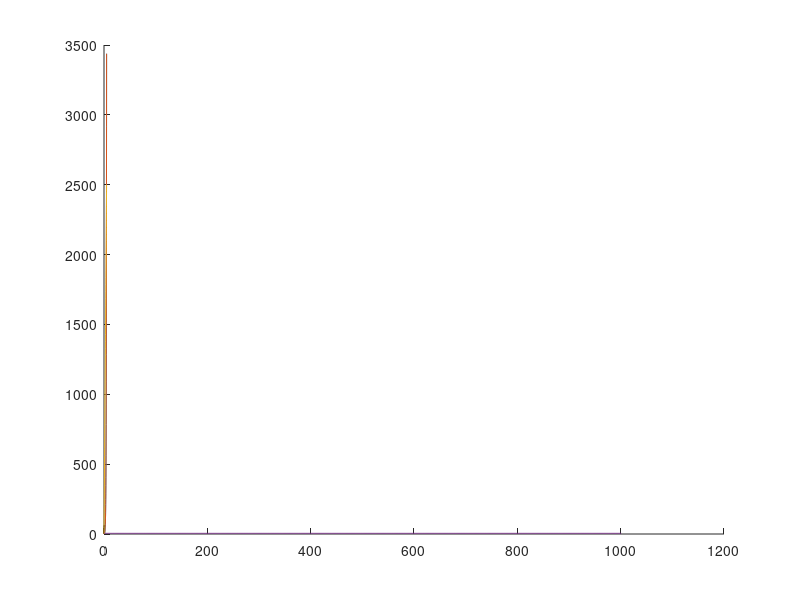

This figure's MATLAB source: (Note: this script raises an error after producing the figure.)
%% Functions

% inline functions and function handles
f = inline('1-a./x.^2','a','x')
f = @(a,x)[1-a./x.^2]

x = linspace(0,10,100);
plot(x,f(2,x))

%% Root finding

%% bisection method
f = inline('1-1./x.^2','x')

a = 0;
b = 20;
for i = 1:10
    x(i) = (a + b)/2;
    if f(x(i)) > 0
        b = x(i);
    elseif f(x(i)) < 0
        a = x(i);
    end
    x(i)
end
plot(x)


%% Newton root finding
f = inline('1-1./x.^2','x')
f1 = inline('2./x.^3','x');
x = 1.5;
for i = 1:10
    x(i+1) = x(i) - f(x(i)) / f1(x(i));
end

plot(x)


%% Matlab version
f = inline('1-2./x.^2','x')
fzero(f,2)



%% polynoms
p = [1 0 -12 0 .5]
%^p = [1 -6 11 -6];
x = linspace(-5,5,100);
y = polyval(p,x);
plot(x,y)

% roots
roots(p)

% integral and derivative of polynoms
p = [3 1 0 0];
polyint(p)
polyder(p)

% empirical derivation from time series
diff(x)

% fitting a polynom to data
x = load('example.dat');
plot(x(:,1),x(:,2))
xlabel('Depth')
ylabel('Age')

p = polyfit(x(:,1),x(:,2),3);

plot(x(:,1),x(:,2),x(:,1),polyval(p,x(:,1)))
xlabel('Depth')
ylabel('Age')


%% iterative processes/ fixed point iterations

f = inline('cos(x)','x')

f = inline('1-cos(x)','x')


%% sedimentation example

h = 0;
r = 5; % sedimentation rate, mm/yr
N = 10; % 10 years

for i = 2:N
    h(i) = h(i-1) + r + 2*rand;
end
plot(h)

% time-dependent rate
r = 5*cos(linspace(0,pi/4,N));
for i = 2:N
    h(i) = h(i-1) + r(i) + 5*rand;
end
plot(h)

% plot with some random colours
C = jet(N);
C = C(randperm(N),:);

clf
hold on
for i = 1:N-1
    fill([0 1 1 0 0],[h(i) h(i) h(i+1) h(i+1) h(i)],C(i,:))
end







%% population dynamics

%% Malthusian growth model
% q = 1-d+b (d = death rate, b = birth rate)

x0 = 5;
x = x0;
q = 1.1;
for i = 1:500
   x(i+1) = q * x(i);
end

% or for an initial state x0
x = inline('q.^n * x0','q','x0','n');
n = linspace(0,5,50);
plot(n,x(x0,q,n))

% food production
k = 500;
y = inline('k.*n','k','n');
plot(n,x(x0,q,n),n,y(k,n))

% leads to Malthusian catastrophe!


%% crossing point with Newton scheme
f = inline('q.^n * x0 - k * n','q','x0','k','n');
f1 = inline('n.*q.^(n-1) * x0 - k','q','x0','k','n');
x = x0;
for i = 1:1000
    x(i+1) = x(i) - f(x0,q,k,x(i)) / f1(x0,q,k,x(i));
end

plot(x)


%% growth model with feedback (logistic map)
% q is not constant but depends on x, e.g., q = (1-x)*r

x(i+1) = r * x(i) * (1 - x(i))

f = inline('r * x .* (1 - x)','r','x')

f(3,.2)
x = .2;
for i = 1:1000
    x(i+1) = f(3.8,x(i));
end
plot(x)


% now the dynamics depends on r (test for different r)


%% Integration

%% midpoint integration

% limits a, b
% M number of subintervals
% H length of subinterval

% simple example:
f = inline('-x+1','x')
a=0;
b=1;
% other example:
f = inline('cos(x)','x')
a = -pi/2;
b = pi/2;

% integration
M = 10;
H = (b-a)/M;
x = linspace(a+H/2,b-H/2,M); 
y = f(x);
Imp = H*sum(y)

%% trapezoidal integration

f = inline('cos(x)','x')
a = -pi/2;
b = pi/2;
M = 1000;
H = (b-a)/M;
x1 = linspace(a,b-H,M); 
x2 = linspace(a+H,b,M); 
y = (f(x1) + f(x2));
Imp = sum(y) * H/2

%% Simpson integration
f = inline('cos(x)','x')
a = -pi/2;
b = pi/2;
M = 1;
H = (b-a)/M;
x1 = linspace(a,b-H,M); 
x3 = linspace(a+H,b,M); 
x2 = (x1+x3)/2; 
y = (f(x1) + 4*f(x2) + f(x3));
Imp = sum(y) * H/6



%% Matlab version

% (works only with function handles)
f = @(x)[cos(x)]
a = -pi/2;
b = pi/2;
integral(f,a,b)

%% Integration on time series
trapz
cumtrapz

a = -pi/2;
b = pi/2;
x = linspace(a,b,100);
y = f(x);

trapz(y) * mean(diff(x))
